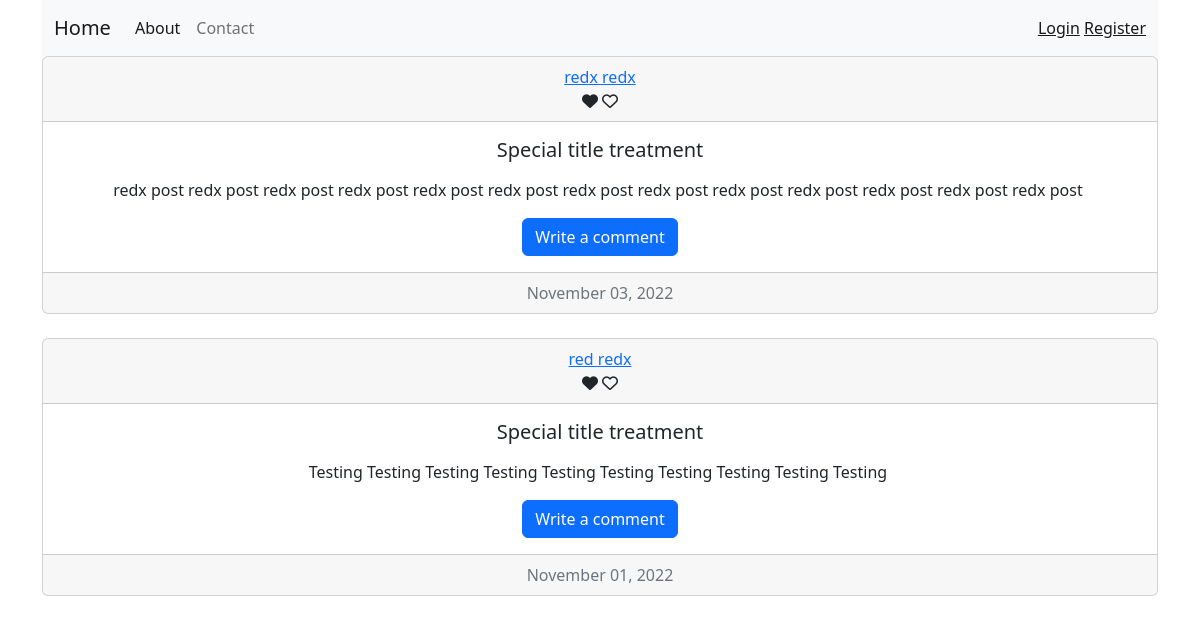
Before: / with the older database file.
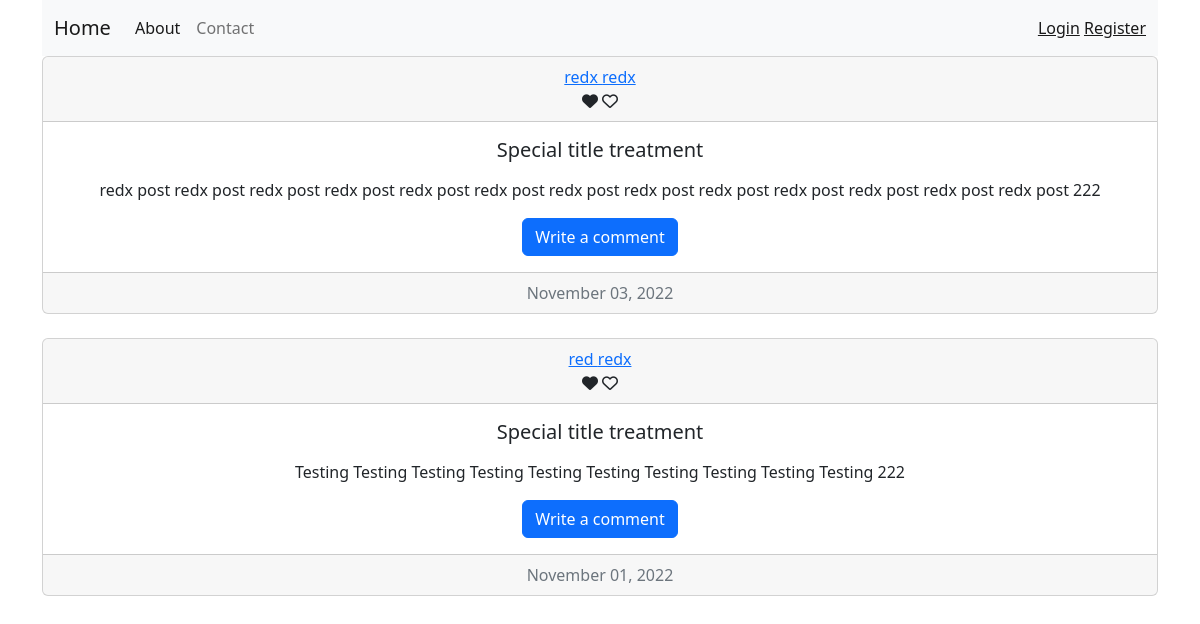
After: the same page with the newer database file.
### blog/models.py (models this page shows, shortened)
class Post(db.Model):
    id = db.Column(db.Integer, primary_key=True)
    text = db.Column(db.Text, nullable=False)
    date_created = db.Column(db.DateTime(timezone=True), default=func.now())
    author = db.Column(db.Integer, db.ForeignKey(
        'user.id', ondelete="CASCADE"), nullable=False)
    comments = db.relationship('Comment', backref='post', passive_deletes=True)
    likes = db.relationship('Like', backref='post', passive_deletes=True)

class User(db.Model, UserMixin):
    id = db.Column(db.Integer, primary_key=True)
    email = db.Column(db.String(150), unique=True)
    firstname = db.Column(db.String(150))
    lastname = db.Column(db.String(150))
    password = db.Column(db.String(150))
    date_created = db.Column(db.DateTime(timezone=True), default=func.now())
    posts = db.relationship('Post', backref='user', passive_deletes=True)
    comments = db.relationship('Comment', backref='user', passive_deletes=True)
    likes = db.relationship('Like', backref='user', passive_deletes=True)

### blog/routes.py (the view)
@app.route("/")
def home():
    posts = Post.query.order_by(Post.date_created.desc()).all()
    return render_template("home.html", posts=posts, user=current_user)

### blog/templates/home.html (shortened to what this page needs)
{% extends "base.html" %}
{% block content %}
{% for post in posts %}
<div class="card text-center">
  <div class="card-header">
    <a href="/post/{{post.user.firstname}}">
    {{ post.user.firstname }} {{ post.user.lastname }}
    </a>
    <div class="like">
      <i class="fas fa-heart"></i>
      <i class="far fa-heart"></i>
    </div>
  </div>
  <div class="card-body">
    <h5 class="card-title">Special title treatment</h5>
    <p class="card-text">{{post.text|safe}}</p>
    <a href="#" class="btn btn-primary">Write a comment</a>
  </div>
  <div class="card-footer text-muted">
    {{ post.date_created.strftime('%B %d, %Y') }}
  </div>
</div>
<br>
{% endfor %}
{% endblock %}

### blog/templates/base.html (shortened to what this page needs)
<!doctype html>
<html lang="en">
  <head>
    <link href="https://cdn.jsdelivr.net/npm/bootstrap@5.2.2/dist/css/bootstrap.min.css" rel="stylesheet">
  </head>
  <body>
    <div class="container">
      <nav class="navbar navbar-expand-lg bg-light">
        <div class="container-fluid">
          <a class="navbar-brand" href="{{url_for('home')}}">Home</a>
          <div class="collapse navbar-collapse" id="navbarText">
            <ul class="navbar-nav me-auto mb-2 mb-lg-0">
              <li class="nav-item">
                <a class="nav-link active" aria-current="page" href="#">About</a>
              </li>
              <li class="nav-item">
                <a class="nav-link" href="#">Contact</a>
              </li>
            </ul>
            <span class="navbar-text">
              {% if current_user.is_authenticated %}
                <a href="{{url_for('logout')}}">Logout</a>
                <a href="{{url_for('create_post')}}">Create New Post</a>
              {% else %}
                <a href="{{url_for('login')}}">Login</a>
                <a href="{{url_for('signup')}}">Register</a>
              {% endif %}
            </span>
          </div>
        </div>
      </nav>
      {% block content %}{% endblock %}
    </div>
  </body>
</html>

Changed rows visible on the page:
changed Post: text "redx post redx post redx post redx post redx post redx post redx post redx post redx post redx post redx post redx post redx post" → "redx post redx post redx post redx post redx post redx post redx post redx post redx post redx post redx post redx post redx post 222"
changed Post "red": text "Testing Testing Testing Testing Testing Testing Testing Testing Testing Testing" → "Testing Testing Testing Testing Testing Testing Testing Testing Testing Testing 222"
